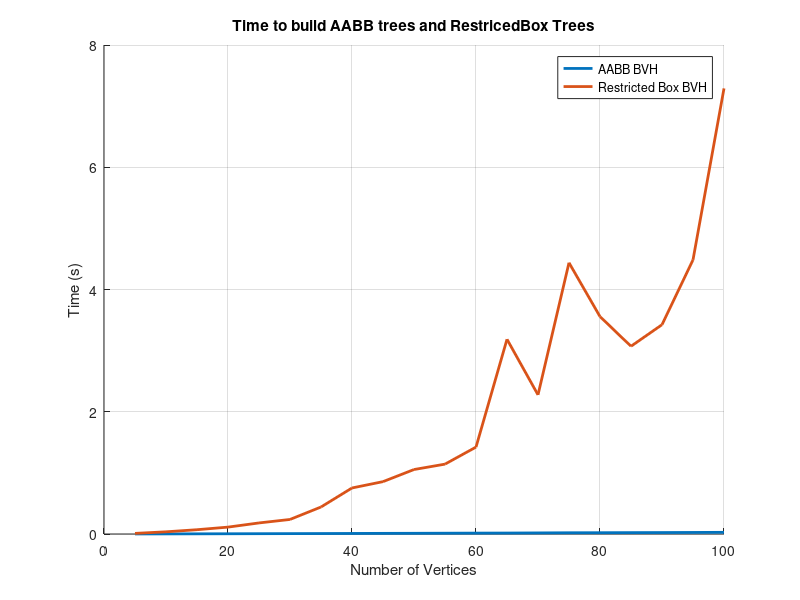
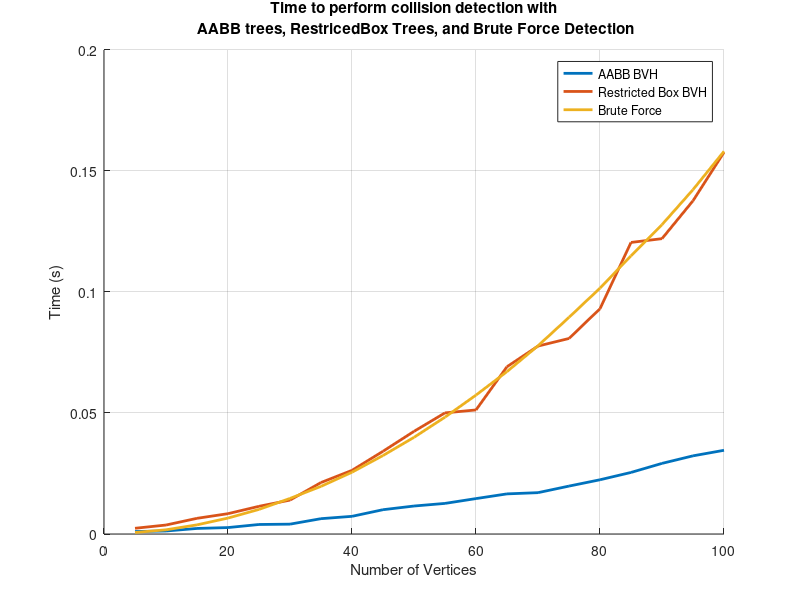
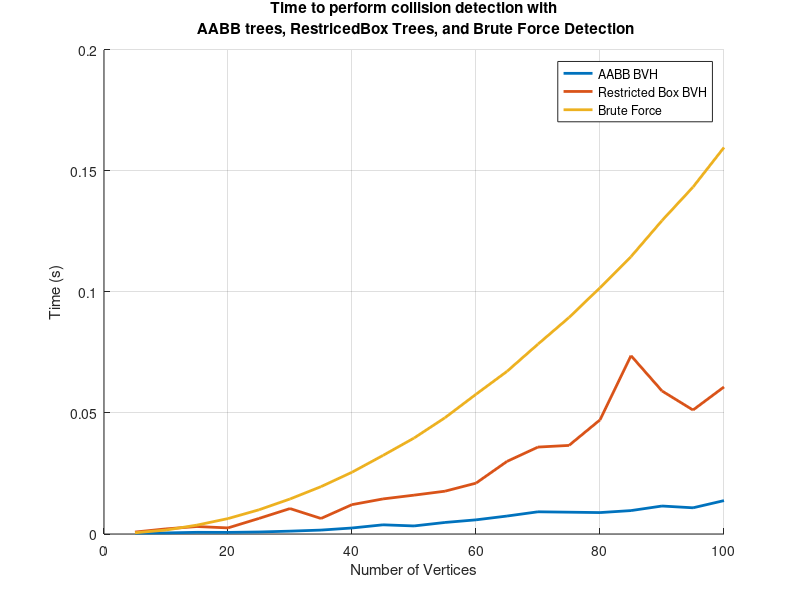

The MATLAB script that drew these images, in order:
clc;clear;close all;

%% Plot Build Results
load("Results/BuildAABBResults.mat")
load("Results/BuildRestrictedBoxResults.mat")

figure
hold on
grid on
plot(numVertices, mean(buildAABBResults,2),'LineWidth',2,'DisplayName',"AABB BVH")
plot(numVertices, mean(buildRestrictedResults,2),'LineWidth',2,'DisplayName',"Restricted Box BVH")
legend()
title("Time to build AABB trees and RestricedBox Trees")
xlabel("Number of Vertices")
ylabel("Time (s)")

%% Plot Edge-Edge Timing

load("Results/EdgeIntersectionTestResults.mat")
mean(edgeResults);
fprintf("Edge-Edge Comparisons take about %0.5f microseconds\n",mean(edgeResults)*1e6);

%% Heavy Collision Timing
load("Results/HeavyCollisionAABBResults.mat");
numAABBCollisions = numCollisions;
load("Results/HeavyCollisionBruteForceResults.mat");
numBruteCollisions = numCollisions;
load("Results/HeavyCollisionRestrictedBoxResults.mat");
numRestrictedCollisions = numCollisions;

if sum(sum(numRestrictedCollisions == numBruteCollisions))/400 == 1
    fprintf("Same number of detected Collisions\n");
end
if sum(sum(numAABBCollisions == numBruteCollisions))/400 == 1
    fprintf("Same number of detected Collisions\n");
end

figure
hold on
grid on
plot(numVertices, mean(collisionAABBResults,2),'LineWidth',2,'DisplayName',"AABB BVH")
plot(numVertices, mean(collisionRestrictedResults,2),'LineWidth',2,'DisplayName',"Restricted Box BVH")
plot(numVertices, mean(collisionBruteForceResults,2),'LineWidth',2,'DisplayName',"Brute Force")
legend()
title(sprintf("Time to perform collision detection with\n AABB trees, RestricedBox Trees, and Brute Force Detection"))
xlabel("Number of Vertices")
ylabel("Time (s)")

%% Ligh Collision Timing

load("Results/LightCollisionAABBResults.mat");
numAABBCollisions = numCollisions;
load("Results/LightCollisionBruteForceResults.mat");
numBruteCollisions = numCollisions;
load("Results/LightCollisionRestrictedBoxResults.mat");
numRestrictedCollisions = numCollisions;

if sum(sum(numRestrictedCollisions == numBruteCollisions))/400 == 1
    fprintf("Same number of detected Collisions\n");
end
if sum(sum(numAABBCollisions == numBruteCollisions))/400 == 1
    fprintf("Same number of detected Collisions\n");
end

figure
hold on
grid on
plot(numVertices, mean(collisionAABBResults,2),'LineWidth',2,'DisplayName',"AABB BVH")
plot(numVertices, mean(collisionRestrictedResults,2),'LineWidth',2,'DisplayName',"Restricted Box BVH")
plot(numVertices, mean(collisionBruteForceResults,2),'LineWidth',2,'DisplayName',"Brute Force")
legend()
title(sprintf("Time to perform collision detection with\n AABB trees, RestricedBox Trees, and Brute Force Detection"))
xlabel("Number of Vertices")
ylabel("Time (s)")